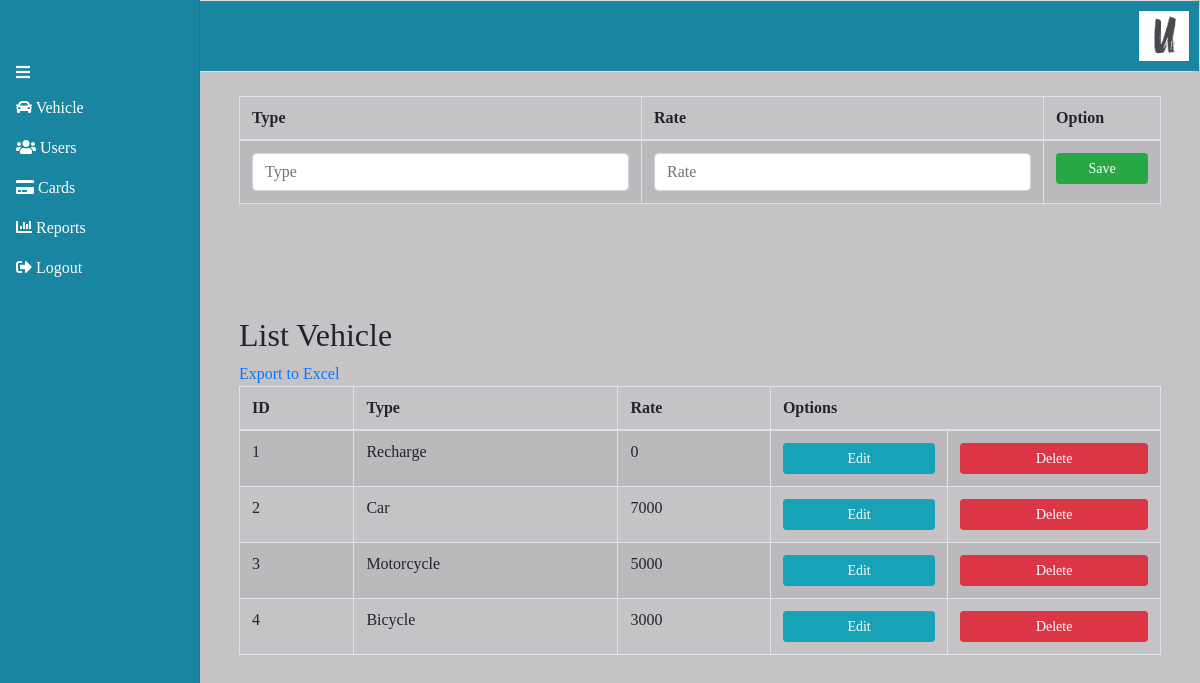
Page /vehicle/ on the committed database.
### uparkapp/models.py (models this page shows, shortened)
class Vehicle(models.Model):
    idVehicle = models.AutoField(primary_key=True)
    type =  models.CharField(max_length=20)
    rate = models.IntegerField()

### uparkapp/views.py (the view)
# urls.py: path('vehicle/', appViews.vehicle, name="vehicle"),
def vehicle(request):
    vehiclelist=Vehicle.objects.all().order_by("idVehicle")
    return render(request,'vehicle.html',{"Vehicles":vehiclelist})

### uparkapp/templates/vehicle.html (shortened to what this page needs)
{% extends "./navigator.html" %} {% block title %} uPark {% endblock %}
{% block body %}
<body>
  <div class="container mt-4">
    <table class="table table-bordered table-input table-striped">
      <thead>
        <tr>
          <th scope="col">Type</th>
          <th scope="col">Rate</th>
          <th scope="col">Option</th>
        </tr>
      </thead>
      <tr>
        <form action="/addVehicle/" method="POST">
          <td>
            <input
              type="text"
              class="form-control"
              id="type"
              name="type"
              class="form-control"
              placeholder="Type"
              required
            />
          </td>
          <td>
            <input
              type="text"
              class="form-control"
              id="rate"
              name="rate"
              class="form-control"
              placeholder="Rate"
              required
            />
          </td>
          <td>
            <button type="submit" class="btn btn-sm btn-success btn-block">
              Save
            </button>
          </td>
        </form>
      </tr>
    </table>
  </div>
  <br /><br /><br />
  <div class="container mt-4">
    <table class="table table-bordered table-query table-striped">
      <thead>
        <tr colspan="4">
          <h2>List Vehicle</h2>
        </tr>
        <tr>
          <a href="/reportVehicle">Export to Excel</a>
        </tr>
        <tr>
          <th scope="col">ID</th>
          <th scope="col">Type</th>
          <th scope="col">Rate</th>
          <th scope="col" colspan="2">Options</th>
        </tr>
      </thead>
      <tbody>
        {% for c in Vehicles %}
        <tr>
          <td>{{c.idVehicle}}</td>
          <td>{{c.type}}</td>
          <td>{{c.rate}}</td>
          <td>
            <a
              href="/editVehicle/{{c.idVehicle}}"
              class="btn btn-sm btn-block btn-info btn-block"
              >Edit</a
            >
          </td>
          <td>
            <a
              href="/deleteVehicle/{{c.idVehicle}}"
              class="btn btn-sm btn-block btn-danger btn-block"
              >Delete</a
            >
          </td>
        </tr>
        {% endfor %}
      </tbody>
    </table>
  </div>
</body>
{% endblock %}

### uparkapp/templates/navigator.html (style rules this page uses)
body { font-family: Rajdhani !important; background-color: #C5C3C6; }
.container { flex-wrap: nowrap | wrap | wrap-reverse; }

### rows in the picture
Vehicle: idVehicle "1", type "Recharge", rate "0"
Vehicle: idVehicle "2", type "Car", rate "7000"
Vehicle: idVehicle "3", type "Motorcycle", rate "5000"
Vehicle: idVehicle "4", type "Bicycle", rate "3000"
